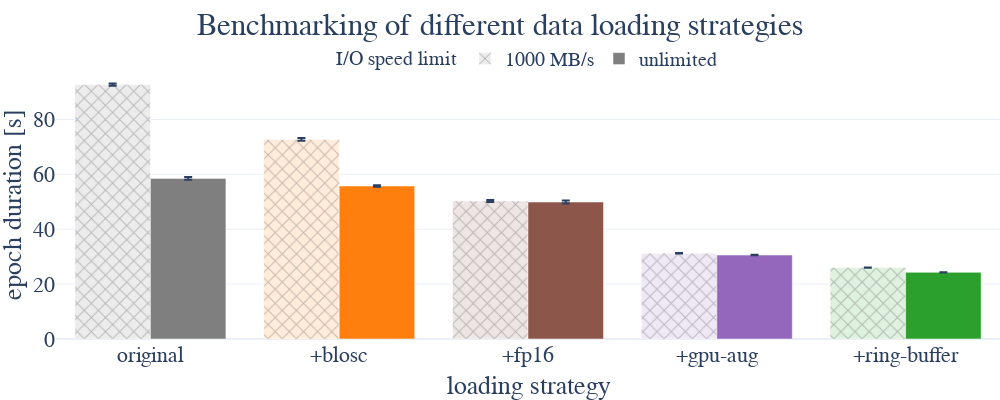

Notebook code for this chart:
### Markdown cell above
## Benchmark

### Code cell
fig = go.Figure()

df_bar = df.groupby(["loading_strategy", "speed"], as_index=False).agg(
    epoch_mean=pd.NamedAgg(column="epoch_mean", aggfunc=np.mean),
    epoch_std=pd.NamedAgg(column="epoch_mean", aggfunc=np.std),
    gpu_util_mean=pd.NamedAgg(column="gpu_util", aggfunc=np.mean),
    epoch_utils_mean=pd.NamedAgg(
        column="epoch_utils", aggfunc=lambda x: np.mean(scaled_stack([torch.from_numpy(t) for t in x]).numpy(), axis=0)
    ),
    epoch_utils_std=pd.NamedAgg(
        column="epoch_utils", aggfunc=lambda x: np.std(scaled_stack([torch.from_numpy(t) for t in x]).numpy(), axis=0)
    ),
)
df_bar["loading_strategy"] = df_bar["loading_strategy"].astype("category")
df_bar["loading_strategy"] = df_bar["loading_strategy"].cat.set_categories(sorting)
df_bar.sort_values("loading_strategy", inplace=True, ignore_index=True)

for speed in df_bar["speed"].unique():
    df_speed = df_bar.query("speed == @speed")
    colors = settings_bench.colors_dark if speed == "unlimited" else settings_bench.colors_light
    additional = {}
    if speed != "unlimited":
        additional["marker_pattern_shape"] = "x"
        additional["marker_pattern_fgcolor"] = "black"
        additional["marker_pattern_fgopacity"] = 0.3

    speed_name = speed.replace("mb", " MB/s")
    fig.add_trace(
        go.Bar(
            name=speed_name,
            x=["+" + l if l != "original" else l for l in df_speed.loading_strategy],
            y=df_speed.epoch_mean,
            error_y=dict(type="data", array=df_speed.epoch_std),
            marker_color=[colors[l] for l in df_speed.loading_strategy],
            **additional,
        )
    )

fig.update_yaxes(title="epoch duration [s]")
fig.update_xaxes(title="loading strategy")
fig.update_layout(template="plotly_white", height=400, width=1000, margin=dict(l=0, r=0, t=70, b=0))
fig.update_layout(font_family="Libertinus Serif", font_size=22)
fig.update_layout(
    legend=dict(
        orientation="h",
        yanchor="bottom",
        y=0.97,
        xanchor="center",
        x=0.5,
        font=dict(size=20),
        title="I/O speed limit",
        title_font_size=20,
    )
)
fig.update_layout(title_x=0.5, title_text="Benchmarking of different data loading strategies")

fig.write_image(settings_bench.paper_dir / "benchmarking_loading_strategies.pdf")
fig.write_image(settings_bench.paper_dir / "benchmarking_loading_strategies.svg")
fig

### Figure 1 — Plotly figure (JSON) as saved in the notebook; plotly's stock layout.template omitted (floating-point values rounded to 4 significant figures)
{"data": [{"error_y": {"array": [0.4113, 0.4917, 0.3907, 0.08532, 0.05204], "type": "data"}, "marker": {"color": ["#ECECEC", "#FFECDB", "#EEE6E4", "#EFE8F5", "#DFF1DF"], "pattern": {"fgcolor": "black", "fgopacity": 0.3, "shape": "x"}}, "name": "1000 MB/s", "type": "bar", "x": ["original", "+blosc", "+fp16", "+gpu-aug", "+ring-buffer"], "y": [92.71, 72.72, 50.3, 31.26, 26.02]}, {"error_y": {"array": [0.531, 0.2305, 0.5508, 0.1149, 0.0657], "type": "data"}, "marker": {"color": ["#7F7F7F", "#FF7F0E", "#8C564B", "#9467BD", "#2CA02C"]}, "name": "unlimited", "type": "bar", "x": ["original", "+blosc", "+fp16", "+gpu-aug", "+ring-buffer"], "y": [58.53, 55.75, 49.92, 30.59, 24.28]}], "layout": {"font": {"family": "Libertinus Serif", "size": 22}, "height": 400, "legend": {"font": {"size": 20}, "orientation": "h", "title": {"font": {"size": 20}, "text": "I/O speed limit"}, "x": 0.5, "xanchor": "center", "y": 0.97, "yanchor": "bottom"}, "margin": {"b": 0, "l": 0, "r": 0, "t": 70}, "title": {"text": "Benchmarking of different data loading strategies", "x": 0.5}, "width": 1000, "xaxis": {"autorange": true, "range": [-0.5, 4.5], "title": {"text": "loading strategy"}, "type": "category"}, "yaxis": {"autorange": true, "range": [0, 98.03], "title": {"text": "epoch duration [s]"}, "type": "linear"}}}
